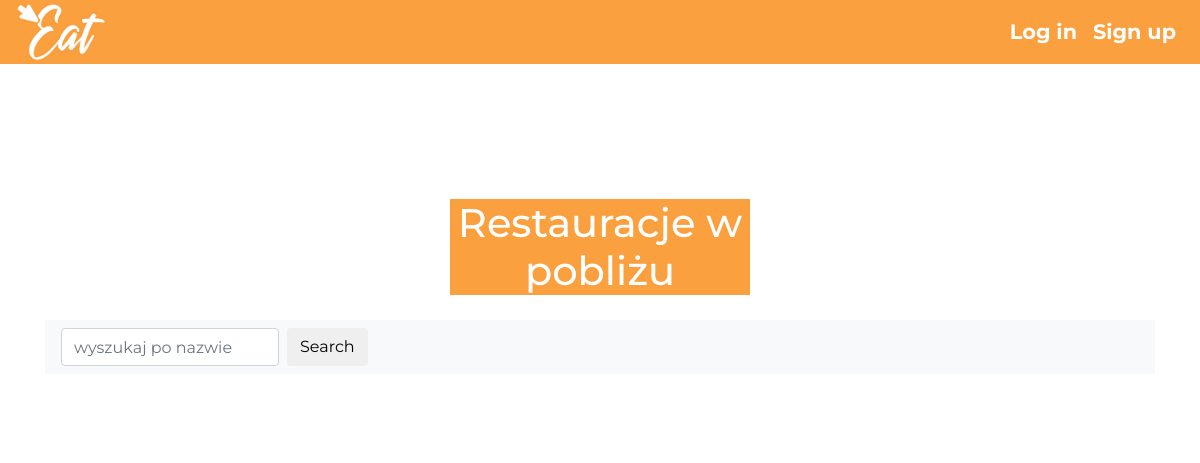
/restaurants/, run on an earlier commit of the app's database.
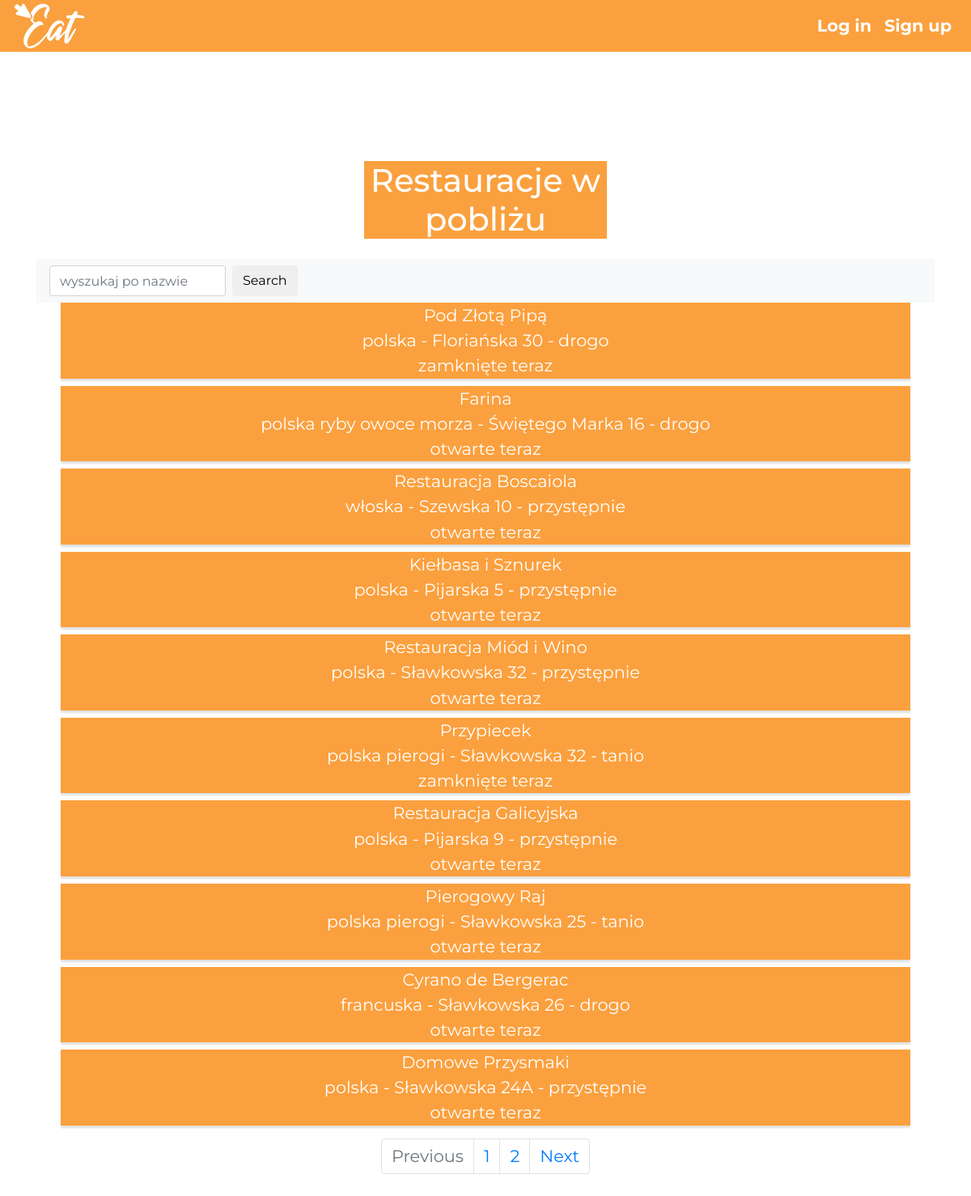
And on a later commit of the database.
### restaurants/models.py (models this page shows, shortened)
class Restaurant(models.Model):
    name = models.CharField(max_length = 255,unique=True,help_text="Unique restaurant name")
    address = models.CharField(max_length = 255,blank=True, null=True,default=None,help_text="Restaurnat address" )
    created = models.DateTimeField(editable=False,blank=True, null=True,help_text="Date when the instance was created")
    updated = models.DateTimeField(help_text="Date when the instance was last updated")
    author = models.CharField(max_length = 255,blank=True, null=True,help_text="Username of author")
    price = models.IntegerField(choices=PriceChoice,null=True,blank=True,help_text="Range of the prices")
    opening_hours = models.TimeField(blank=True, null=True,help_text="Opening hours")
    closing_hours = models.TimeField(blank=True, null=True,help_text="Closing hours")
    rate = models.FloatField(blank=True,null=True,help_text="Rating of the restaurnt")
    infoRate = models.IntegerField(default=0,blank=True,null=True,help_text="Rating of the displayed information about the restaurnt since the last update")
    slug = models.SlugField(max_length=200, unique=True,help_text="Slugified name (so it can be used as web address)")

class RestauratsCategory(models.Model):
    restaurant = models.ForeignKey(Restaurant, on_delete = models.CASCADE, null=True,help_text="Instance of :model:`restaurants.Restaurant`")
    category = models.ForeignKey(Category, on_delete = models.CASCADE, null=True,help_text="Instance of :model:`restaurants.Category`")

class Category(models.Model):
    name = models.CharField(max_length = 255, unique = True,help_text="category's unique name")
    slug = models.SlugField(max_length=200, unique=True,help_text="slugified name (so it can be used as web address)")

### restaurants/views.py (the view)
def list_restaurants(request):
    template = 'search.html'
    queryset = Restaurant.objects.all()
    paginator = Paginator(queryset, 10)
    page = request.GET.get('page')
    try:
        items = paginator.page(page)
    except PageNotAnInteger:
        items = paginator.page(1)
    except EmptyPage:
        items = paginator.page(paginator.num_pages)
    index = items.number - 1
    max_index = len(paginator.page_range)
    start_index = index - 2 if index >= 2 else 0
    end_index = index + 2 if index <= max_index else max_index
    page_range = paginator.page_range[start_index:end_index]
    now = timezone.now()
    context = {
        "items":items,
        "page_range":page_range,
        "now":now,
        "categories":RestauratsCategory.objects.all()
    }
    return render(request, template, context)

### templates/search.html
{% extends "base.html" %}
{% block content %}
<div class="container">
    <h1 class="detailTitle">Restauracje w pobliżu</h1>
  <div class="row">
    <div class="col">
            <nav class="navbar navbar-light bg-light">
              <form class="form-inline" method="GET" action="{% url 'restaurants:search' %}">
                <input class="form-control mr-sm-2" type="search" value="{{request.GET.get}}" placeholder="wyszukaj po nazwie"
                  aria-label="Search" name="q">
                <button class="btn btn-default" type="submit">Search</button>
              </form>
            </nav>
          <ol class="restaurantList">
            {% for obj in items%}
            <li>
              <a href="{% url 'restaurants:detail' slug=obj.slug %}">{{obj.name}}</a>
              <br>
              {%for i in categories%}
               {% if i.restaurant.name == obj.name %}
                <a href="{% url 'restaurants:category_detail' slug=i.category.slug %}">  {{i.category.name }}  </a>
               {% endif%}
              {%endfor%}
              {% if obj.address%}
              <span> - </span>
                <a>{{obj.address}}</a>
              {% endif %}
              {% if obj.price %}
              <span> - </span>
                {% if obj.price == 1%}
                <a >  tanio</a>
                {% elif obj.price == 2 %}
                  <a >przystępnie</a>
                {% else %}
                  <a >drogo</a>
                {% endif %}
              {% endif %}
              <br>
              {% if obj.opening_hours and obj.closing_hours %}
              {% if obj.opening_hours <= now.time and obj.closing_hours >= now.time%}
              <a>otwarte teraz</a>
              {% else %}
              <a>zamknięte teraz</a>
              {%endif%}
              {% endif %}
            </li>
            {% endfor %}
          </ol>
            {% include 'pagination.html' %}
      </div>
      </div>
  </div>
{% endblock %}

### templates/base.html (shortened to what this page needs)
<!DOCTYPE html>
{% load staticfiles %}
<html lang="en" dir="ltr">
<head>
  <link rel="stylesheet" href="{% static 'css/style.css'%}">
  <link rel="stylesheet" href="{% static 'css/reset.css'%}">
  <link rel="stylesheet" href="https://stackpath.bootstrapcdn.com/bootstrap/4.1.3/css/bootstrap.min.css"
>
</head>
<body>
  <nav class="navbar navbar-expand-lg navbar-light d-flex main-navbar">
    <div class="logo">
      <a class="navbar-brand" href="{% url 'home' %}">
        <img src='{% static "images/logo.png" %}' class="d-inline-block align-top" alt="logo">
      </a>
    </div>
    <div class="collapse navbar-collapse" id="navbarNavAltMarkup">
      <div class="navbar-nav">
        {% if user.is_authenticated %}
        <li class="nav-item"> <a class="nav-link" href="{% url 'accounts:logout' %}">Log out</a> </li>
        <li class="nav-item"> <a class="nav-link" href="{% url 'accounts:profile' %}">Profile</a> </li>
        <li class="nav-item"> <a class="nav-link" href="{% url 'restaurants:new_restaurant' %}">Add new Restaurant</a>
        </li>
        {% else %}
        <li class="nav-item"> <a class="nav-link" href="{% url 'accounts:login' %}">Log in</a> </li>
        <li class="nav-item"> <a class="nav-link" href="{% url 'accounts:signup' %}">Sign up</a> </li>
        {% endif %}
      </div>
    </div>
  </nav>
  {% block content %}
  {% endblock %}
</body>
</html>

### templates/pagination.html
{% if items.has_other_pages %}
<nav aria-label="Page navigation example">
  <ul class="pagination justify-content-center">
    {% if items.has_previous %}
    <li class="page-item">
      <a class="page-link" href="?page={{items.previous_page_number}}{% if query %}&q={{query}}{%endif%}" tabindex="-1">Previous</a>
    </li>
    {% else %}
    <li class="page-item disabled">
      <a class="page-link" href="" tabindex="-1">Previous</a>
    </li>
    {% endif %}
    {% for page in page_range%}
        {% if items.number == page %}
        <li class="page-item"><a class="page-link" href="">{{page}}</a></li>
        {% else %}
        <li class="page-item"><a class="page-link" href="?page={{page}}{% if query %}&q={{query}}{%endif%}">{{page}}</a></li>
        {%endif%}
    {%endfor%}
    {% if items.has_next %}
    <li class="page-item">
      <a class="page-link" href="?page={{items.next_page_number}}{% if query %}&q={{query}}{%endif%}">Next</a>
    </li>
    {% else %}
    <li class="page-item disabled">
      <a class="page-link" href="">Next</a>
    </li>
    {% endif %}
  </ul>
</nav>
{% endif %}

### static/css/style.css (style rules this page uses)
body { font-family: 'Montserrat', sans-serif !important; font-size: 1.3em !important; }
.main-navbar { background-color: #fba03e; height: 8vh; }
.main-navbar .logo a img { width: 20%; }
.navbar-collapse { justify-content: flex-end; }
.navbar-nav .nav-item .nav-link { color: white !important; font-weight: bolder; }
.container { margin-top: 65px; padding: 45px 75px; background-color: rgba(255, 255, 255, 0.9); }
.restaurantList li { background-color: #fba03e; text-align: center; margin: 0 30px 9px; box-shadow: 0 3px 2px rgba(0, 0, 0, 0.12); }
.restaurantList li span { color: white; }
.restaurantList li a { color: white !important; }
.detailTitle { width: 300px; color: white; background: #fba03e; text-align: center; margin: 25px auto; }

What changed in the data, as far as the page shows it:
added Restaurant: name "Pod Złotą Pipą", address "Floriańska 30", price "drogo", opening_hours "zamknięte teraz"
added RestauratsCategory: category.name "polska", shown under "Pod Złotą Pipą"
added Restaurant: name "Farina", address "Świętego Marka 16", price "drogo", opening_hours "otwarte teraz"
added RestauratsCategory: category.name "polska", shown under "Farina"
added RestauratsCategory: category.name "ryby", shown under "Farina"
added RestauratsCategory: category.name "owoce morza", shown under "Farina"
added Restaurant: name "Restauracja Boscaiola", address "Szewska 10", price "przystępnie", opening_hours "otwarte teraz"
added RestauratsCategory: category.name "włoska", shown under "Restauracja Boscaiola"
added Restaurant: name "Kiełbasa i Sznurek", address "Pijarska 5", price "przystępnie", opening_hours "otwarte teraz"
added RestauratsCategory: category.name "polska", shown under "Kiełbasa i Sznurek"
added Restaurant: name "Restauracja Miód i Wino", address "Sławkowska 32", price "przystępnie", opening_hours "otwarte teraz"
added RestauratsCategory: category.name "polska", shown under "Restauracja Miód i Wino"
added Restaurant: name "Przypiecek", address "Sławkowska 32", price "tanio", opening_hours "zamknięte teraz"
added RestauratsCategory: category.name "polska", shown under "Przypiecek"
added RestauratsCategory: category.name "pierogi", shown under "Przypiecek"
added Restaurant: name "Restauracja Galicyjska", address "Pijarska 9", price "przystępnie", opening_hours "otwarte teraz"
added RestauratsCategory: category.name "polska", shown under "Restauracja Galicyjska"
added Restaurant: name "Pierogowy Raj", address "Sławkowska 25", price "tanio", opening_hours "otwarte teraz"
added RestauratsCategory: category.name "polska", shown under "Pierogowy Raj"
added RestauratsCategory: category.name "pierogi", shown under "Pierogowy Raj"
added Restaurant: name "Cyrano de Bergerac", address "Sławkowska 26", price "drogo", opening_hours "otwarte teraz"
added RestauratsCategory: category.name "francuska", shown under "Cyrano de Bergerac"
added Restaurant: name "Domowe Przysmaki", address "Sławkowska 24A", price "przystępnie", opening_hours "otwarte teraz"
added RestauratsCategory: category.name "polska", shown under "Domowe Przysmaki"
Also different on the page:
text now shown: "Previous Next"
new list line: "1"
new list line: "2"
